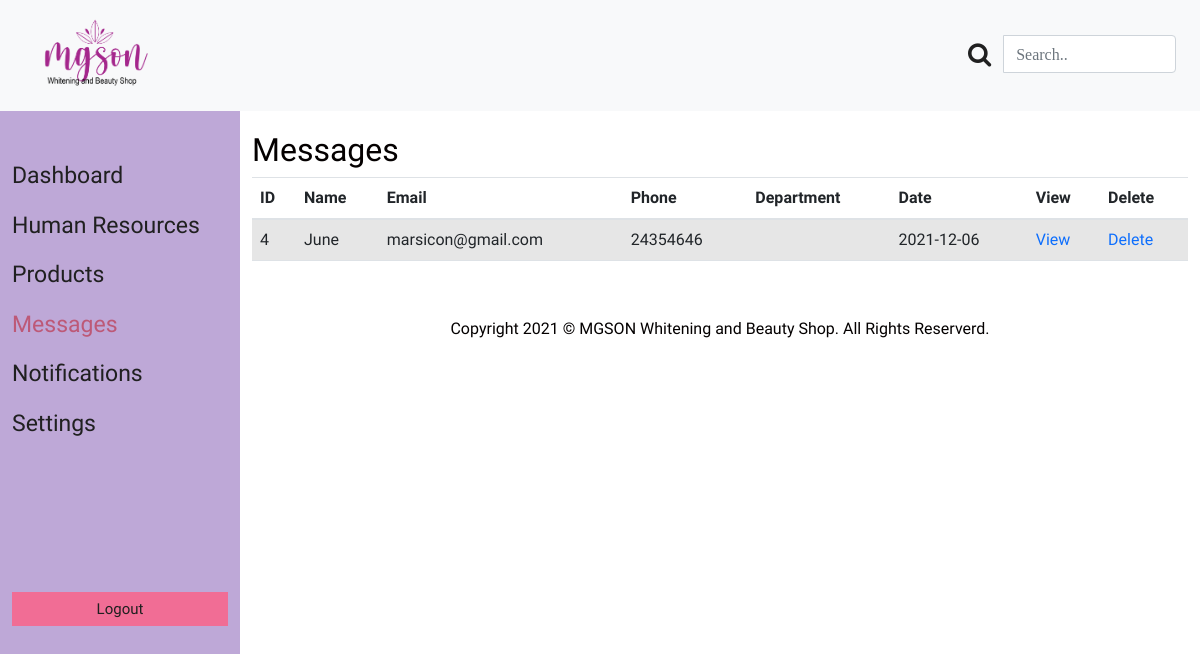
Page /messages/index.php on the committed database.
### tables this page shows
CREATE TABLE `contactus` (
  `id_conts` int(50) NOT NULL,
  `id_users` varchar(200) NOT NULL,
  `name` varchar(200) NOT NULL,
  `email` varchar(200) NOT NULL,
  `department` varchar(200) NOT NULL,
  `subject` varchar(200) NOT NULL,
  `phone` varchar(200) NOT NULL,
  `comments` varchar(200) NOT NULL,
  `created_date` date DEFAULT NULL
);

CREATE TABLE `depotusers` (
  `id_users` int(1) NOT NULL,
  `username` varchar(50) NOT NULL,
  `depot_name` varchar(50) NOT NULL,
  `depot_email` varchar(50) NOT NULL,
  `depot_contractnumber` varchar(50) NOT NULL,
  `password_dept` varchar(50) NOT NULL,
  `create_datetimedep` date NOT NULL,
  `renewaldate` date NOT NULL
);

### messages/index.php (the view, shortened to what this page needs)
<!DOCTYPE html>
<html>
<head>
   <link rel="stylesheet" type="text/css" href="../css/bootstrap.css" />
	<link href="../css/bootstrap.min.css" rel="stylesheet">
	<link rel="stylesheet" href="https://cdnjs.cloudflare.com/ajax/libs/font-awesome/4.7.0/css/font-awesome.min.css">
	<link href="../css/modals.css" rel="stylesheet">
	<link href="../style.css" rel="stylesheet" />
	 <link rel="stylesheet" type="text/css" href="../css/style.css" />
	 <link rel="stylesheet" type="text/css" href="style.css" />
</head>
<body>
	<nav class="navbar navbar-expand-lg navbar-light bg-light sticky-top ctmnav">
	    <a class="logolink" href="index.php"><img src="../images/logo.png" class="img-fluid logo" alt="Dashboard"></a>
	    <div>
	      <form class="form-inline my-2 my-lg-0" action="../search.php">
	      	<div class="input-group">
	        	<button class="btn my-2 my-sm-0" type="submit"><i class="fa fa-search ctmfa"></i></button>
	        	<input class="form-control mr-sm-2 fa fa-search ctmse" type="text" placeholder="Search.." aria-label="Search" name="search">
	        </div>
	      </form>
	    </div>
 	</nav>
	<div id="dashboard-wrapper" class="container">
	  <div class="row">
		<div class="col-sm-4 ctmdiv2">
			<h2 class="admin-ht2" style="border-bottom: none;"><?php  ?></h2>
		<ul class="nav-menu-side ctmnav2">
			<li><a href="../dashboard/index.php">Dashboard</a></li>
			<li><a href="/humanresource/index.php">Human Resources</a></li>
			<li><a href="../products/index.php">Products</a></li>
			<li><a href="index.php" class="active-menu">Messages</a></li>
			<li><a href="../notifications/index.php">Notifications</a></li>
			<li><a href="../settings/index.php">Settings</a></li>
		</ul>
		<p class="logout-btm"><a href="../logout.php">Logout</a></p>
		</div>
		<div class="col-sm-8">
			<h2>Messages</h2>
			<div class="row data-tables-prod">
			<div class="col ctmta">
				<table class='table table-striped table-hover' >
					<thead>
							<tr>
								<th scope='col'>ID</th>
								<th scope='col'>Name</th>
								<th scope='col'>Email</th>
								<th scope='col'>Phone</th>
                <th scope='col'>Department</th>
								<th scope='col'>Date</th>
								<th scope='col'>View</th>
								<th scope='col'>Delete</th>
								</tr>
						</thead>
						<tbody>
						<?php
							require('../db.php');
							$sel_query = "SELECT contactus.id_conts, contactus.name, contactus.email, contactus.department, contactus.phone, contactus.created_date,  depotusers.depot_name
							FROM contactus
							INNER JOIN depotusers ON contactus.id_conts = depotusers.id_users";
							$resultasc = mysqli_query($con,$sel_query);
							if($row = mysqli_fetch_assoc($resultasc)) { ?>
							<tr>
							  <td><?php echo $row["id_conts"]; ?></td>
							  <td><?php echo $row["depot_name"]; ?></td>
							  <td><?php echo $row["email"]; ?></td>
                <td><?php echo $row["phone"]; ?></td>
                <td><?php echo $row["department"]; ?></td>
							  <td><?php echo $row["created_date"]; ?></td>
							  <td><a href="view.php?id_conts=<?php echo $row["id_conts"]; ?>">View</a></td>
							  <td><a href="delete.php?id_conts=<?php echo $row["id_conts"]; ?>">Delete</a></td></tr>
						<?php }?>
						</tbody>
				</table>
			</div>
			<footer class="page-footer font-small mdb-color lighten-3 pt-4">
			  <div class="footer-copyright text-center py-3">Copyright 2021 © MGSON Whitening and Beauty Shop. All Rights Reserverd.
			  </div>
			</footer>
		</div>
	  </div>
	 </div>
</div>
</body>
</html>

### style.css (style rules this page uses)
input { width:90%; margin:10px auto; padding:10px; }
body { background:#fff; font-family: 'Arapey', serif; }
.container { margin:0 auto; max-width:100%; overflow:hidden; font-family: 'Arapey', serif; }
@media (min-width: 576px) { #dashboard-wrapper .col-sm-4, .col-sm-4-2 { width:20%; -ms-flex: 0 0 20%; flex: 0 0 20%; max-width: 20%; } }
@media (min-width: 576px) { #dashboard-wrapper .col-sm-8, .col-sm-8-2 { width:80%; -ms-flex: 0 0 80%; flex: 0 0 80%; max-width: 80%; left: 20%; } }
#dashboard-wrapper { overflow:hidden; }
#dashboard-wrapper .col-sm-4 { background:#bea8d7; height: fit-content; height: 100%; position: fixed; }
#dashboard-wrapper .col-sm-8 { background:#fff; padding-bottom: 20%; }
#dashboard-wrapper .col-sm-8 h2 { padding-top:20px; float: left; }
.admin-ht2 { text-align:center; border-bottom:1px solid #000; padding: 20px 20px; }
.nav-menu-side li { list-style:none; font-size:23px; margin-bottom:15px; }
.nav-menu-side li a { color:#202020; }
ul.nav-menu-side { margin-left:0; padding-left:0; margin-bottom:70%; }
.nav-menu-side li a.active-menu { color:#bd5977; }
.logout-btm { background: #f16d95; margin-left: 0px; margin-right: 0px; text-align: center; padding:5px; }
.logout-btm a { color:#202020; text-align:center; font-size:15px; font-family: 'Arimo', sans-serif; }
.data-tables-prod { margin-top:0; }
.btn-primary:hover, .btn, .btn:focus { color:#202020 !important; }
.ctmfa { font-size: 25px; }
.ctmse { margin-top: 0px; }
@media only screen and (min-width: 590px) { .row { display: block; } }
@media only screen and (min-width: 680px) { .row { display: block; } }
@media only screen and (min-width: 790px) { .row { display: flex; } }

### css/style.css (style rules this page uses)
body { font-family: "Poppins", sans-serif; color: #040000; background-color: #ffffff; }
a, a:hover, a:focus { text-decoration: none; }
.btn, .btn:focus { outline: none !important; -webkit-box-shadow: none; box-shadow: none; }
.logolink { width: 85%; }
.logo { width: 160px; padding: 10px; }

### messages/style.css (style rules this page uses)
#dashboard-wrapper .col-sm-8 h2 { float:none; }

### rows in the picture
contactus: id_conts "4", email "marsicon@gmail.com", phone "24354646", created_date "2021-12-06"
depotusers: depot_name "June"
